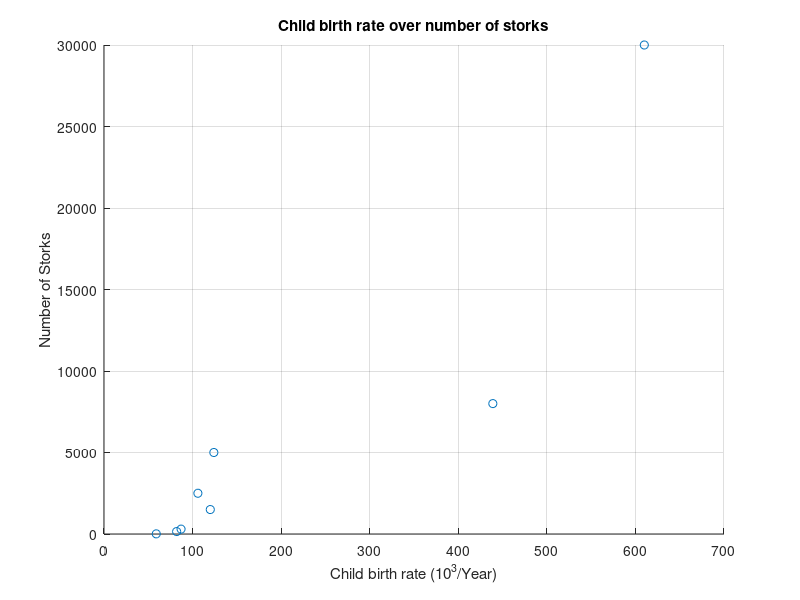

Source code (MATLAB):
% (a) Plot child birth rate over number of storks
child_birth_rate = [87 610 82 124 439 106 120 59];
storks = [300 30000 150 5000 8000 2500 1500 9];

scatter(child_birth_rate, storks);
% description plot:
xlabel('Child birth rate (10^3/Year)');
ylabel('Number of Storks');
title('Child birth rate over number of storks')
grid on;
print problem6.png;


% (b) Computing the correlation coefficent:
child_mean = mean(child_birth_rate);
storks_mean = mean(storks);

covariance = cov(child_birth_rate, storks);
var_child = std(child_birth_rate )^2;
var_storks = std(storks)^2;

corr_coefficient = covariance/sqrt(var_child * var_storks);
disp("Correlation coefficient = ");
disp(corr_coefficient);

% (c) correlation coefficent between area and stork number:
area = [83860 312680 41290 93000 504750 132000 92390 43100];

covariance2 = cov(area, storks);
var_area = std(area)^2;

corr_coefficient2 = covariance2/sqrt(var_area * var_storks);
disp("Correlation coefficient = ");
disp(corr_coefficient2);
